Frame 1 (no input): blank canvas, image omitted
Frame 60 (the mouse pressed at the canvas centre just before this capture): blank canvas, image omitted
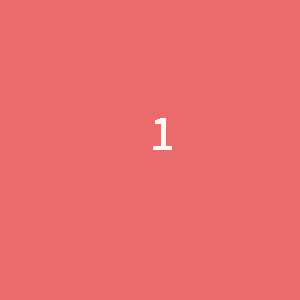
Frame 120 (the mouse held since frame 60 and released just before this capture)

The Processing sketch whose frames 1 and 60 were blank and that drew this single picture after the mouse press (run headless with seeded random() and noise(); from frame 60 on, the mouse is pressed at the canvas centre):

// Processing sketch: W13_2_mouse
// ── W13_2_mouse.pde
void setup(){//只做一次
  size(300,300);//大小
  background(#EA6B6B);//背景色
  fill(#FFFCFC);//字體色
  textSize(50);//字大小
}
void draw(){
  text("1",mouseX,mouseY);
  
}
